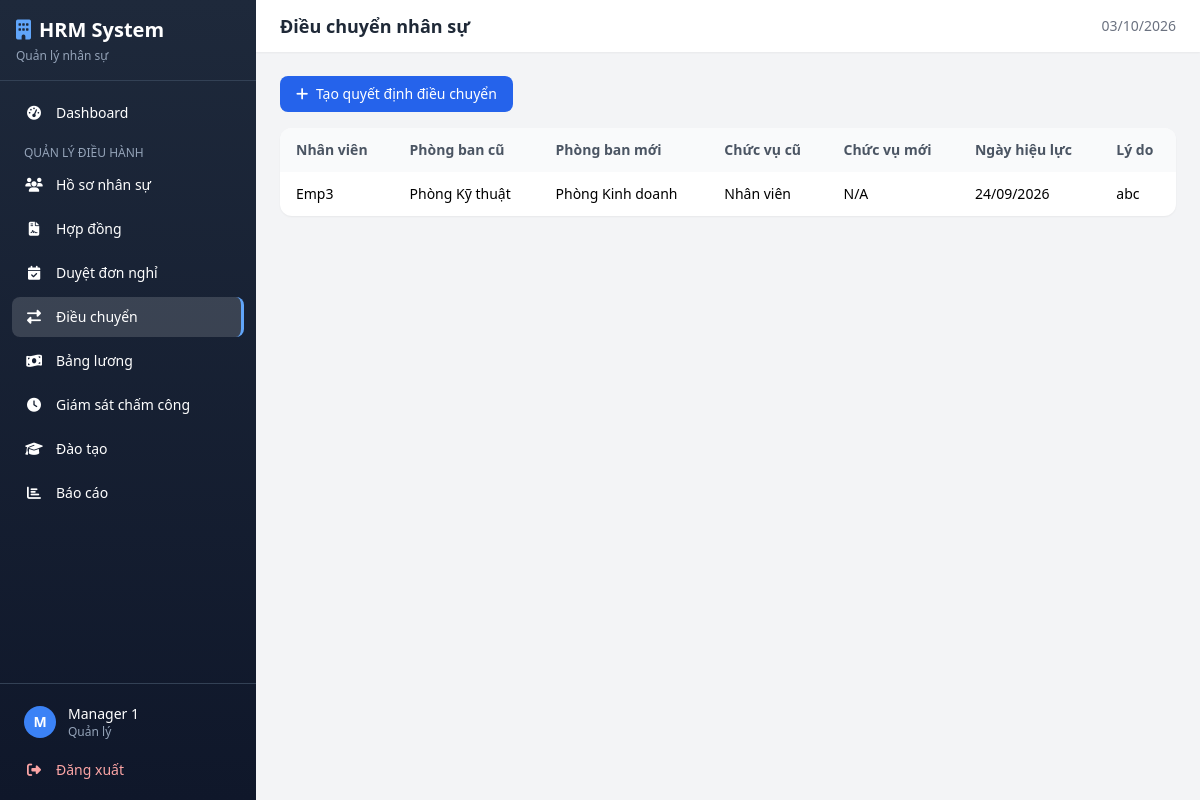
/hrm/index.php?page=dieuchuyen (signed in), run on the app's committed database.
### tables this page shows
CREATE TABLE `dieuchuyennhanvien` (
  `MaDieuChuyen` int(11) NOT NULL AUTO_INCREMENT,
  `MaNV` varchar(20) NOT NULL,
  `PhongBanCu` varchar(20) DEFAULT NULL,
  `PhongBanMoi` varchar(20) DEFAULT NULL,
  `ChucVuCu` varchar(20) DEFAULT NULL,
  `ChucVuMoi` varchar(20) DEFAULT NULL,
  `NgayCoHieuLuc` date NOT NULL,
  `LyDoDieuChuyen` text DEFAULT NULL,
  `MaNguoiQuyetDinh` varchar(20) DEFAULT NULL,
  `NgayTao` datetime DEFAULT current_timestamp(),
  PRIMARY KEY (`MaDieuChuyen`),
  KEY `MaNV` (`MaNV`),
  KEY `PhongBanCu` (`PhongBanCu`),
  KEY `PhongBanMoi` (`PhongBanMoi`),
  KEY `ChucVuCu` (`ChucVuCu`),
  KEY `ChucVuMoi` (`ChucVuMoi`),
  KEY `MaNguoiQuyetDinh` (`MaNguoiQuyetDinh`),
  CONSTRAINT `dieuchuyennhanvien_ibfk_1` FOREIGN KEY (`MaNV`) REFERENCES `nhanvien` (`MaNV`) ON DELETE CASCADE,
  CONSTRAINT `dieuchuyennhanvien_ibfk_2` FOREIGN KEY (`PhongBanCu`) REFERENCES `phongban` (`MaPhongBan`) ON DELETE SET NULL,
  CONSTRAINT `dieuchuyennhanvien_ibfk_3` FOREIGN KEY (`PhongBanMoi`) REFERENCES `phongban` (`MaPhongBan`) ON DELETE SET NULL,
  CONSTRAINT `dieuchuyennhanvien_ibfk_4` FOREIGN KEY (`ChucVuCu`) REFERENCES `chucvu` (`MaChucVu`) ON DELETE SET NULL,
  CONSTRAINT `dieuchuyennhanvien_ibfk_5` FOREIGN KEY (`ChucVuMoi`) REFERENCES `chucvu` (`MaChucVu`) ON DELETE SET NULL,
  CONSTRAINT `dieuchuyennhanvien_ibfk_6` FOREIGN KEY (`MaNguoiQuyetDinh`) REFERENCES `nhanvien` (`MaNV`) ON DELETE SET NULL
);

CREATE TABLE `nhanvien` (
  `MaNV` varchar(20) NOT NULL,
  `HoVaTen` varchar(100) NOT NULL,
  `NgaySinh` date NOT NULL,
  `GioiTinh` enum('Nam','Nu','Khac') NOT NULL,
  `CCCD` varchar(20) NOT NULL,
  `SoDienThoai` varchar(15) NOT NULL,
  `Email` varchar(100) NOT NULL,
  `DiaChiThuongTru` text DEFAULT NULL,
  `MaPhongBan` varchar(20) DEFAULT NULL,
  `MaChucVu` varchar(20) DEFAULT NULL,
  `MaTaiKhoan` int(11) DEFAULT NULL,
  `TrangThaiLamViec` enum('DangLamViec','NghiPhep','DaNghiViec') DEFAULT 'DangLamViec',
  `NgayVaoLam` date NOT NULL,
  PRIMARY KEY (`MaNV`),
  UNIQUE KEY `CCCD` (`CCCD`),
  UNIQUE KEY `Email` (`Email`),
  UNIQUE KEY `MaTaiKhoan` (`MaTaiKhoan`),
  KEY `MaPhongBan` (`MaPhongBan`),
  KEY `MaChucVu` (`MaChucVu`),
  CONSTRAINT `nhanvien_ibfk_1` FOREIGN KEY (`MaPhongBan`) REFERENCES `phongban` (`MaPhongBan`) ON DELETE SET NULL,
  CONSTRAINT `nhanvien_ibfk_2` FOREIGN KEY (`MaChucVu`) REFERENCES `chucvu` (`MaChucVu`) ON DELETE SET NULL,
  CONSTRAINT `nhanvien_ibfk_3` FOREIGN KEY (`MaTaiKhoan`) REFERENCES `taikhoan` (`MaTaiKhoan`) ON DELETE SET NULL
);

CREATE TABLE `phongban` (
  `MaPhongBan` varchar(20) NOT NULL,
  `TenPhongBan` varchar(100) NOT NULL,
  PRIMARY KEY (`MaPhongBan`)
);

CREATE TABLE `chucvu` (
  `MaChucVu` varchar(20) NOT NULL,
  `TenChucVu` varchar(100) NOT NULL,
  PRIMARY KEY (`MaChucVu`)
);

### hrm/includes/auth.php (called while the page is built, shortened)
<?php
function getUserName() {
    return $_SESSION['ho_va_ten'] ?? '';
}
function getUserRole() {
    return $_SESSION['vai_tro'] ?? '';
}
function getVaiTroLabel($vaiTro) {
    $labels = [
        'Admin' => 'Quản trị viên',
        'Manager' => 'Quản lý',
        'Employee' => 'Nhân viên'
    ];
    return $labels[$vaiTro] ?? $vaiTro;
}

### hrm/pages/dieuchuyen.php (the view, shortened to what this page needs)
<?php
$dieuchuyens = $pdo->query("SELECT dc.*, nv.HoVaTen, pb1.TenPhongBan AS TenPBCu, pb2.TenPhongBan AS TenPBMoi, cv1.TenChucVu AS TenCVCu, cv2.TenChucVu AS TenCVMoi FROM DieuChuyenNhanVien dc JOIN NhanVien nv ON dc.MaNV=nv.MaNV LEFT JOIN PhongBan pb1 ON dc.PhongBanCu=pb1.MaPhongBan LEFT JOIN PhongBan pb2 ON dc.PhongBanMoi=pb2.MaPhongBan LEFT JOIN ChucVu cv1 ON dc.ChucVuCu=cv1.MaChucVu LEFT JOIN ChucVu cv2 ON dc.ChucVuMoi=cv2.MaChucVu ORDER BY dc.NgayCoHieuLuc DESC")->fetchAll();
renderHeader('Điều chuyển nhân sự');
?>
<button onclick="toggleModal('modal-add-dc', true)" class="bg-blue-600 hover:bg-blue-700 text-white px-4 py-2 rounded-lg text-sm mb-4"><i class="fas fa-plus mr-1"></i> Tạo quyết định điều chuyển</button>
<?php
$headers = ['Nhân viên', 'Phòng ban cũ', 'Phòng ban mới', 'Chức vụ cũ', 'Chức vụ mới', 'Ngày hiệu lực', 'Lý do'];
$rows = [];
foreach ($dieuchuyens as $dc) {
    $rows[] = [
        htmlspecialchars($dc['HoVaTen']),
        htmlspecialchars($dc['TenPBCu'] ?? 'N/A'),
        htmlspecialchars($dc['TenPBMoi'] ?? 'N/A'),
        htmlspecialchars($dc['TenCVCu'] ?? 'N/A'),
        htmlspecialchars($dc['TenCVMoi'] ?? 'N/A'),
        formatDate($dc['NgayCoHieuLuc']),
        htmlspecialchars(mb_substr($dc['LyDoDieuChuyen'] ?? '', 0, 30))
    ];
}
renderTable($headers, $rows);
?>
<?php renderFooter(); ?>

### hrm/includes/layout.php (shortened to what this page needs)
<?php
function renderHeader($pageTitle = 'HRM System') {
    $currentPage = $_GET['page'] ?? 'dashboard';
    $role = getUserRole();
    $userName = getUserName();
?>
<!DOCTYPE html>
<html lang="vi">
<head>
    <script src="https://cdn.tailwindcss.com"></script>
    <link rel="stylesheet" href="https://cdnjs.cloudflare.com/ajax/libs/font-awesome/6.5.1/css/all.min.css">
</head>
<body class="bg-gray-100 min-h-screen">
<div class="flex min-h-screen">
    <aside id="sidebar" class="sidebar w-64 bg-gradient-to-b from-slate-800 to-slate-900 text-white flex-shrink-0 flex flex-col transition-transform duration-300 fixed md:sticky top-0 h-screen overflow-y-auto">
        <div class="p-4 border-b border-slate-700">
            <h1 class="text-xl font-bold flex items-center gap-2">
                <i class="fas fa-building text-blue-400"></i>
                <span>HRM System</span>
            </h1>
            <p class="text-xs text-slate-400 mt-1">Quản lý nhân sự</p>
        </div>
        <nav class="flex-1 p-3 space-y-1">
            <a href="?page=dashboard" class="sidebar-link flex items-center gap-3 px-3 py-2.5 rounded-lg text-sm <?= $currentPage === 'dashboard' ? 'active' : '' ?>">
                <i class="fas fa-tachometer-alt w-5 text-center"></i> Dashboard
            </a>
            <?php if ($role === 'Manager'): ?>
            <p class="text-xs text-slate-400 px-3 pt-2 uppercase">Quản lý điều hành</p>
            <a href="?page=nhanvien" class="sidebar-link flex items-center gap-3 px-3 py-2.5 rounded-lg text-sm <?= $currentPage === 'nhanvien' ? 'active' : '' ?>">
                <i class="fas fa-users w-5 text-center"></i> Hồ sơ nhân sự
            </a>
            <a href="?page=hopdong" class="sidebar-link flex items-center gap-3 px-3 py-2.5 rounded-lg text-sm <?= $currentPage === 'hopdong' ? 'active' : '' ?>">
                <i class="fas fa-file-contract w-5 text-center"></i> Hợp đồng
            </a>
            <a href="?page=donxinnghi" class="sidebar-link flex items-center gap-3 px-3 py-2.5 rounded-lg text-sm <?= $currentPage === 'donxinnghi' ? 'active' : '' ?>">
                <i class="fas fa-calendar-check w-5 text-center"></i> Duyệt đơn nghỉ
            </a>
            <a href="?page=dieuchuyen" class="sidebar-link flex items-center gap-3 px-3 py-2.5 rounded-lg text-sm <?= $currentPage === 'dieuchuyen' ? 'active' : '' ?>">
                <i class="fas fa-exchange-alt w-5 text-center"></i> Điều chuyển
            </a>
            <a href="?page=bangluong" class="sidebar-link flex items-center gap-3 px-3 py-2.5 rounded-lg text-sm <?= $currentPage === 'bangluong' ? 'active' : '' ?>">
                <i class="fas fa-money-bill-wave w-5 text-center"></i> Bảng lương
            </a>
            <a href="?page=chamcong" class="sidebar-link flex items-center gap-3 px-3 py-2.5 rounded-lg text-sm <?= $currentPage === 'chamcong' ? 'active' : '' ?>">
                <i class="fas fa-clock w-5 text-center"></i> Giám sát chấm công
            </a>
            <a href="?page=daotao" class="sidebar-link flex items-center gap-3 px-3 py-2.5 rounded-lg text-sm <?= $currentPage === 'daotao' ? 'active' : '' ?>">
                <i class="fas fa-graduation-cap w-5 text-center"></i> Đào tạo
            </a>
            <a href="?page=baocao" class="sidebar-link flex items-center gap-3 px-3 py-2.5 rounded-lg text-sm <?= $currentPage === 'baocao' ? 'active' : '' ?>">
                <i class="fas fa-chart-bar w-5 text-center"></i> Báo cáo
            </a>
            <?php endif; ?>
        </nav>
        <div class="p-3 border-t border-slate-700">
            <div class="flex items-center gap-3 px-3 py-2">
                <div class="w-8 h-8 bg-blue-500 rounded-full flex items-center justify-center text-sm font-bold"><?= strtoupper(substr($userName, 0, 1)) ?></div>
                <div class="flex-1 min-w-0">
                    <p class="text-sm font-medium truncate"><?= htmlspecialchars($userName) ?></p>
                    <p class="text-xs text-slate-400"><?= getVaiTroLabel($role) ?></p>
                </div>
            </div>
            <a href="?page=logout" class="sidebar-link flex items-center gap-3 px-3 py-2 rounded-lg text-sm text-red-300 mt-1">
                <i class="fas fa-sign-out-alt w-5 text-center"></i> Đăng xuất
            </a>
        </div>
    </aside>
    <main class="flex-1 min-w-0">
        <header class="bg-white shadow-sm sticky top-0 z-40">
            <div class="flex items-center justify-between px-4 md:px-6 py-3">
                <h2 class="text-lg font-semibold text-gray-800"><?= $pageTitle ?></h2>
                <div class="flex items-center gap-4">
                    <span class="text-sm text-gray-500"><?= date('d/m/Y') ?></span>
                </div>
            </div>
        </header>
        <div class="p-4 md:p-6">
<?php
}
function renderFooter() {
?>
        </div>
    </main>
</div>
</body>
</html>
<?php
}
?>
<?php
function renderTable($headers, $rows, $emptyMsg = 'Không có dữ liệu') {
?>
<div class="bg-white rounded-xl shadow-sm overflow-hidden">
    <div class="overflow-x-auto">
        <table class="w-full text-sm">
            <thead class="bg-gray-50">
                <tr>
                    <?php foreach ($headers as $h): ?>
                    <th class="px-4 py-3 text-left font-semibold text-gray-600"><?= $h ?></th>
                    <?php endforeach; ?>
                </tr>
            </thead>
            <tbody class="divide-y divide-gray-100">
                <?php if (empty($rows)): ?>
                <tr><td colspan="<?= count($headers) ?>" class="px-4 py-8 text-center text-gray-400"><?= $emptyMsg ?></td></tr>
                <?php else: ?>
                <?php foreach ($rows as $row): ?>
                <tr class="hover:bg-gray-50">
                    <?php foreach ($row as $cell): ?>
                    <td class="px-4 py-3"><?= $cell ?></td>
                    <?php endforeach; ?>
                </tr>
                <?php endforeach; ?>
                <?php endif; ?>
            </tbody>
        </table>
    </div>
</div>
<?php
}
?>

### hrm/includes/layout.php (style rules this page uses)
.sidebar-link.active { background: rgba(255,255,255,0.15); border-right: 3px solid #60a5fa; }

### data on the page
dieuchuyennhanvien: MaNV.HoVaTen "Emp3", PhongBanCu.TenPhongBan "Phòng Kỹ thuật", PhongBanMoi.TenPhongBan "Phòng Kinh doanh", ChucVuCu.TenChucVu "Nhân viên", cell "N/A", cell "24/09/2026", LyDoDieuChuyen "abc"

### other printed values
substr($userName, 0, 1) "M"
$userName "Manager 1"
getVaiTroLabel($role) "Quản lý"
$pageTitle "Điều chuyển nhân sự"
$h "Nhân viên"
$h "Phòng ban cũ"
$h "Phòng ban mới"
$h "Chức vụ cũ"
$h "Chức vụ mới"
$h "Ngày hiệu lực"
$h "Lý do"
